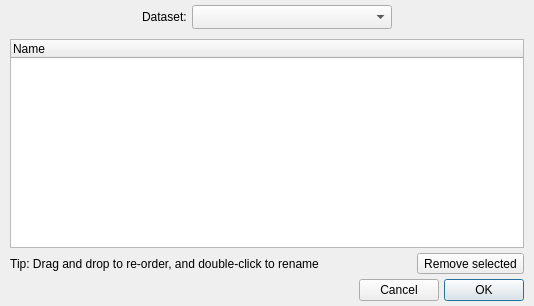
<?xml version="1.0" encoding="UTF-8"?>
<ui version="4.0">
 <class>Form</class>
 <widget class="QWidget" name="Form">
  <property name="geometry">
   <rect>
    <x>0</x>
    <y>0</y>
    <width>534</width>
    <height>306</height>
   </rect>
  </property>
  <property name="windowTitle">
   <string>Organize data attributes</string>
  </property>
  <layout class="QVBoxLayout" name="verticalLayout">
   <property name="spacing">
    <number>5</number>
   </property>
   <property name="leftMargin">
    <number>10</number>
   </property>
   <property name="topMargin">
    <number>5</number>
   </property>
   <property name="rightMargin">
    <number>10</number>
   </property>
   <property name="bottomMargin">
    <number>5</number>
   </property>
   <item>
    <layout class="QHBoxLayout" name="horizontalLayout_4">
     <item>
      <spacer name="horizontalSpacer_6">
       <property name="orientation">
        <enum>Qt::Horizontal</enum>
       </property>
       <property name="sizeHint" stdset="0">
        <size>
         <width>40</width>
         <height>20</height>
        </size>
       </property>
      </spacer>
     </item>
     <item>
      <widget class="QLabel" name="label_3">
       <property name="font">
        <font>
         <weight>50</weight>
         <bold>false</bold>
        </font>
       </property>
       <property name="text">
        <string>Dataset:</string>
       </property>
      </widget>
     </item>
     <item>
      <widget class="QComboBox" name="combosel_data">
       <property name="minimumSize">
        <size>
         <width>200</width>
         <height>0</height>
        </size>
       </property>
       <property name="sizeAdjustPolicy">
        <enum>QComboBox::AdjustToMinimumContentsLengthWithIcon</enum>
       </property>
      </widget>
     </item>
     <item>
      <spacer name="horizontalSpacer_2">
       <property name="orientation">
        <enum>Qt::Horizontal</enum>
       </property>
       <property name="sizeHint" stdset="0">
        <size>
         <width>40</width>
         <height>20</height>
        </size>
       </property>
      </spacer>
     </item>
    </layout>
   </item>
   <item>
    <spacer name="verticalSpacer">
     <property name="orientation">
      <enum>Qt::Vertical</enum>
     </property>
     <property name="sizeType">
      <enum>QSizePolicy::Fixed</enum>
     </property>
     <property name="sizeHint" stdset="0">
      <size>
       <width>10</width>
       <height>5</height>
      </size>
     </property>
    </spacer>
   </item>
   <item>
    <widget class="ComponentTreeWidget" name="list_main_components">
     <property name="dragDropMode">
      <enum>QAbstractItemView::InternalMove</enum>
     </property>
     <column>
      <property name="text">
       <string>Name</string>
      </property>
     </column>
    </widget>
   </item>
   <item>
    <layout class="QHBoxLayout" name="horizontalLayout_3">
     <item>
      <widget class="QLabel" name="label_6">
       <property name="text">
        <string>Tip: Drag and drop to re-order, and double-click to rename</string>
       </property>
       <property name="alignment">
        <set>Qt::AlignCenter</set>
       </property>
      </widget>
     </item>
     <item>
      <spacer name="horizontalSpacer_5">
       <property name="orientation">
        <enum>Qt::Horizontal</enum>
       </property>
       <property name="sizeHint" stdset="0">
        <size>
         <width>40</width>
         <height>20</height>
        </size>
       </property>
      </spacer>
     </item>
     <item>
      <widget class="QToolButton" name="button_remove_main">
       <property name="text">
        <string>Remove selected</string>
       </property>
      </widget>
     </item>
    </layout>
   </item>
   <item>
    <layout class="QHBoxLayout" name="horizontalLayout_2">
     <item>
      <widget class="QLabel" name="label_status">
       <property name="text">
        <string/>
       </property>
       <property name="alignment">
        <set>Qt::AlignCenter</set>
       </property>
      </widget>
     </item>
     <item>
      <spacer name="horizontalSpacer">
       <property name="orientation">
        <enum>Qt::Horizontal</enum>
       </property>
       <property name="sizeHint" stdset="0">
        <size>
         <width>40</width>
         <height>20</height>
        </size>
       </property>
      </spacer>
     </item>
     <item>
      <widget class="QPushButton" name="button_cancel">
       <property name="text">
        <string>Cancel</string>
       </property>
      </widget>
     </item>
     <item>
      <widget class="QPushButton" name="button_ok">
       <property name="text">
        <string>OK</string>
       </property>
       <property name="default">
        <bool>true</bool>
       </property>
      </widget>
     </item>
    </layout>
   </item>
  </layout>
 </widget>
 <customwidgets>
  <customwidget>
   <class>ComponentTreeWidget</class>
   <extends>QTreeWidget</extends>
   <header>glue_qt.dialogs.common.component_tree_widget</header>
  </customwidget>
 </customwidgets>
 <resources/>
 <connections/>
</ui>
